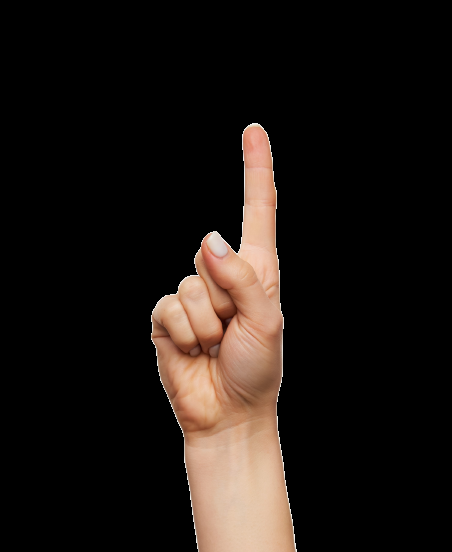
#> input picture App - 1.0.1/src/Images/Index.jpg, 452 x 552 px, given in place of L484.jpg, which was not available
$ jupyter execute --allow-errors 'Gesture Control.ipynb'   (text cells are left out)
#> lines starting #> are read from the running program, lines starting #| are printed output that depends on the picture; pictures that were not available may be replaced by others from this repository, and a replacement may not be noted
[cell 1]
import cv2
import mediapipe as mp

cap = cv2.VideoCapture(0)

drawing = mp.solutions.drawing_utils
hands = mp.solutions.hands
#> (the rest of this cell did not finish here and is left out)

[cell 2]
import cv2
import mediapipe as mp
import numpy as np

cap = cv2.VideoCapture(0)

drawing = mp.solutions.drawing_utils
hands = mp.solutions.hands
#> (the rest of this cell did not finish here and is left out)

[cell 3]
import cv2
import mediapipe as mp
import numpy as np

cap = cv2.VideoCapture(0)

drawing = mp.solutions.drawing_utils
hands = mp.solutions.hands
#> (the rest of this cell did not finish here and is left out)

[cell 4]
import matplotlib.pyplot as plt
import numpy as np
import mediapipe as mp
import cv2

[cell 5]
import cv2
img = cv2.imread(f'E:\My Doucuments\Machine Learning\Gesture Identification\Data\L\L484.jpg')
#> img is the input picture: shape (552, 452, 3); mean B, G, R 18.8, 22.8, 29.6

[cell 6]
y_train = []

[cell 7]
import os

# Define the folder containing the images
folder_path = f'E:\My Doucuments\Machine Learning\Gesture Identification\Data\Index'

# Create an empty list to store the images as numpy arrays
index = []

# Loop through all files in the folder
for filename in os.listdir(folder_path):
    # Load the image using OpenCV
    img = cv2.imread(os.path.join(folder_path, filename))
    # Convert the image to grayscale (if needed)
    img = cv2.cvtColor(img, cv2.COLOR_BGR2GRAY)
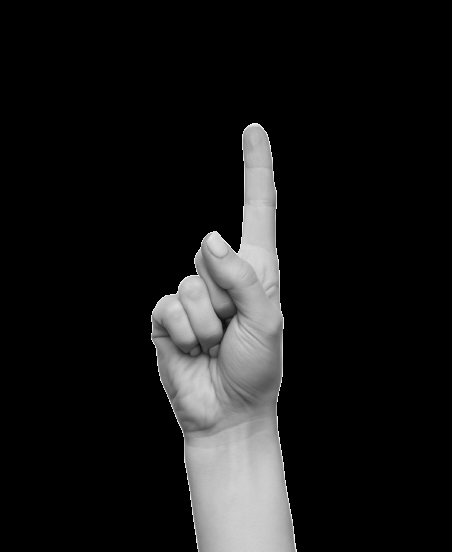
#> img: shape (552, 452); min 0, max 245, mean 24.4
    img = cv2.resize(img, (32,32))
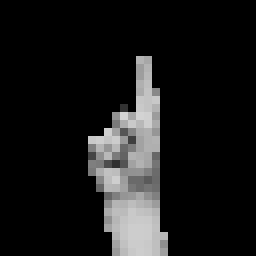
#> img: shape (32, 32) (shown 8 times larger); min 0, max 211, mean 24.6
    # Add the image as a numpy array to the list
    index.append(img)
    y_train.append(0)

# Convert the list of images to a numpy array
index = np.array(index, dtype='int')
#> (the rest of this cell did not finish here and is left out)

[cell 8]
import os

# Define the folder containing the images
folder_path = f'E:\My Doucuments\Machine Learning\Gesture Identification\Data\Palm'

# Create an empty list to store the images as numpy arrays
Palm = []

# Loop through all files in the folder
for filename in os.listdir(folder_path):
    # Load the image using OpenCV
    img = cv2.imread(os.path.join(folder_path, filename))
    # Convert the image to grayscale (if needed)
    img = cv2.cvtColor(img, cv2.COLOR_BGR2GRAY)
    img = cv2.resize(img, (32,32))
    # Add the image as a numpy array to the list
    Palm.append(img)
    y_train.append(1)

# Convert the list of images to a numpy array
Palm = np.array(Palm, dtype='int')
#> (the rest of this cell did not finish here and is left out)

[cell 9]
import os

# Define the folder containing the images
folder_path = f'E:\My Doucuments\Machine Learning\Gesture Identification\Data\Stop'

# Create an empty list to store the images as numpy arrays
Stop = []

# Loop through all files in the folder
for filename in os.listdir(folder_path):
    # Load the image using OpenCV
    img = cv2.imread(os.path.join(folder_path, filename))
    # Convert the image to grayscale (if needed)
    img = cv2.cvtColor(img, cv2.COLOR_BGR2GRAY)
    img = cv2.resize(img, (32,32))
    # Add the image as a numpy array to the list
    Stop.append(img)
    y_train.append(2)

# Convert the list of images to a numpy array
Stop = np.array(Stop, dtype='int')
#> (the rest of this cell did not finish here and is left out)

[cell 10]
import os

# Define the folder containing the images
folder_path = f'E:\My Doucuments\Machine Learning\Gesture Identification\Data\L'

# Create an empty list to store the images as numpy arrays
L = []

# Loop through all files in the folder
for filename in os.listdir(folder_path):
    # Load the image using OpenCV
    img = cv2.imread(os.path.join(folder_path, filename))
    # Convert the image to grayscale (if needed)
    img = cv2.cvtColor(img, cv2.COLOR_BGR2GRAY)
    img = cv2.resize(img, (32,32))
    # Add the image as a numpy array to the list
    L.append(img)
    y_train.append(3)

# Convert the list of images to a numpy array
L = np.array(L, dtype='int')
#> (the rest of this cell did not finish here and is left out)

[cell 11]
data_train = np.concatenate((index,Palm,Stop,L), axis = 0)

[cell 12]
y_train = np.array(y_train)
y_train.shape

[cell 13]
data_train.shape
#> Out = (4, 32, 32)

[cell 14]
from tensorflow import keras

[cell 15]
no_of_classes = 4
dropout_rate = 0.3

#> (the rest of this cell did not finish here and is left out)

#> (a cell that did not finish here is left out)

[cell 17]
import cv2
img = cv2.imread(r"E:\My Doucuments\Machine Learning\Gesture Identification\L\L484.jpg")
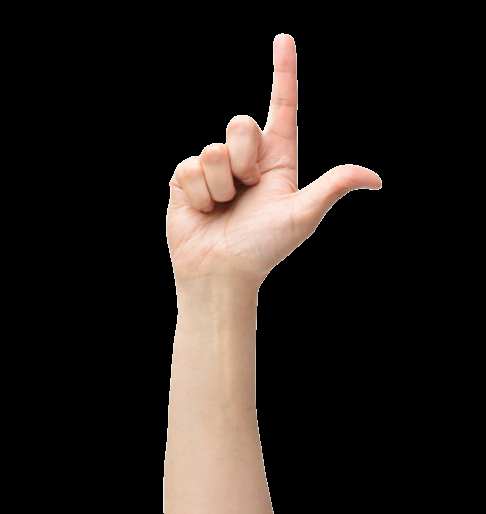
#> input picture App - 1.0.1/src/Images/L.jpg, 486 x 514 px, given in place of L484.jpg, which was not available
#> img is the input picture: shape (514, 486, 3); mean B, G, R 28, 31.8, 38.5
#img = cv2.cvtColor(img, cv2.COLOR_BGR2GRAY)
img = cv2.resize(img, (32,32))
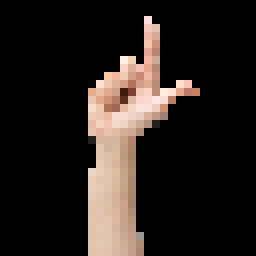
#> img: shape (32, 32, 3) (shown 8 times larger); mean B, G, R 28, 31.9, 38.7
img =[img]
img = np.array(img)
img.shape
#> Out = (1, 32, 32, 3)
